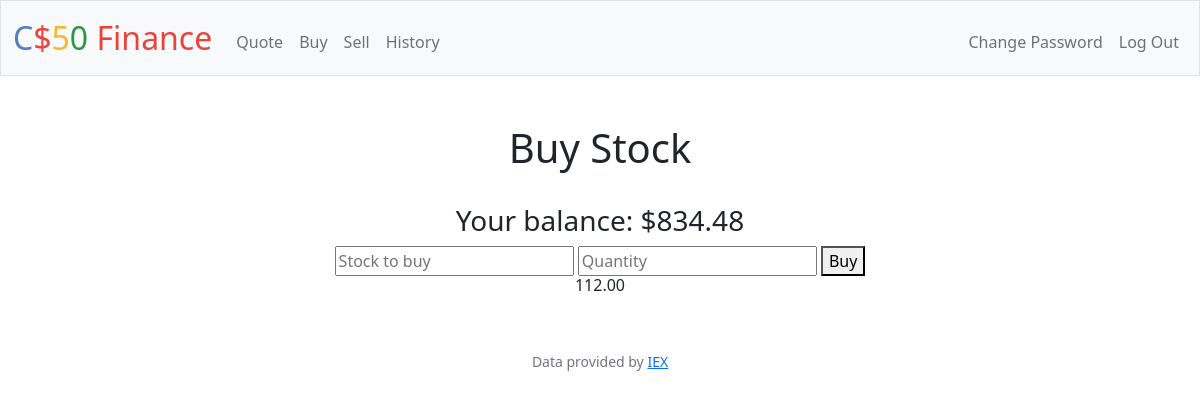
Page /buy (signed in) on the earlier database version.
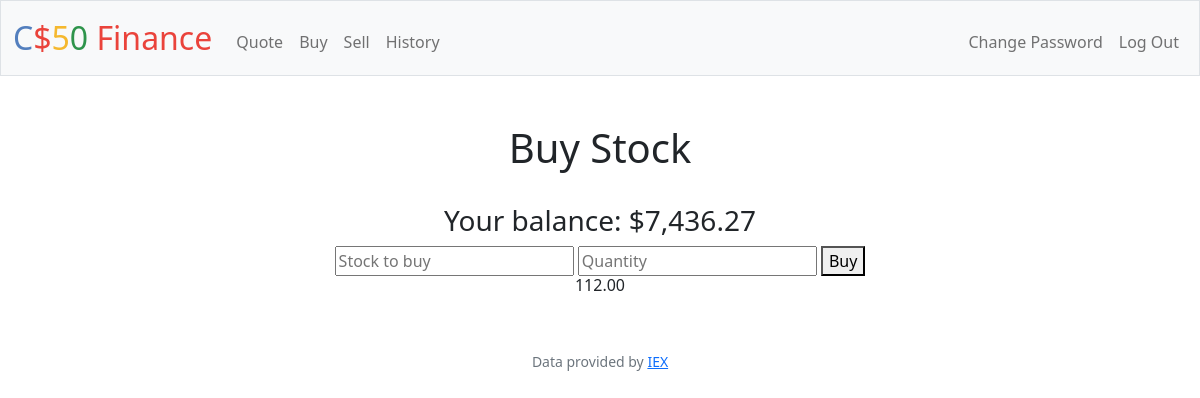
Same page on the later database version.
### tables this page shows
CREATE TABLE users (id INTEGER PRIMARY KEY AUTOINCREMENT NOT NULL, username TEXT NOT NULL, hash TEXT NOT NULL, cash NUMERIC NOT NULL DEFAULT 10000.00);

### app.py (the view)
@app.route("/buy", methods=["GET", "POST"])
@login_required
def buy():
    balance = db.execute(
        "SELECT cash FROM users WHERE id = ?", session["user_id"])
    """Buy shares of stock"""
    if request.method == "POST":
        stock = lookup(request.form.get("symbol"))
        if stock:
            price = float(stock["price"])
            quantity = request.form.get("shares")
            if not quantity.isdigit():
                return apology("Buy not")
            cost = price * float(quantity)
            if not cost < float(balance[0]["cash"]):
                return apology("Not enough funds")
            new_balance = float(balance[0]["cash"]) - cost
            stock_check = db.execute(
                "SELECT stock FROM stocks WHERE stock = ? AND person_id =?", stock["symbol"].upper(), session["user_id"])
            db.execute("UPDATE users SET cash = ? where id = ?",
                       new_balance, session["user_id"])
            if not stock_check:
                db.execute("INSERT INTO stocks (stock, person_id, quantity) VALUES(?, ?, ?)",
                           stock["symbol"].upper(), session["user_id"], int(quantity))
                return render_template("buy.html", cash=new_balance)
            current = db.execute("SELECT quantity FROM stocks WHERE stock = ? AND person_id =?",
                                 stock["symbol"].upper(), session["user_id"])
            db.execute("UPDATE stocks set quantity = ? WHERE person_id = ? AND stock = ?", int(
                quantity) + current[0]["quantity"], session["user_id"], stock["symbol"].upper())
            db.execute(
                "INSERT INTO history (date, buysell, person_id, stock, quantity, price) VALUES(DATETIME(), ?, ?, ?, ?, ?)",
                "BUY", session["user_id"], stock["symbol"].upper(), int(quantity), price
            )
            flash(f"Sale {usd(cost)} Remaining: {usd(new_balance)}")
            return redirect("/")
        else:
            return apology("Stock does not exist")
    else:
        return render_template("buy.html", cash=balance[0]["cash"])

### app.py (called while the page is built)
@app.after_request
def after_request(response):
    response.headers["Cache-Control"] = "no-cache, no-store, must-revalidate"
    response.headers["Expires"] = 0
    response.headers["Pragma"] = "no-cache"
    return response

### helpers.py (called while the page is built)
def login_required(f):
    @wraps(f)
    def decorated_function(*args, **kwargs):
        if session.get("user_id") is None:
            return redirect("/login")
        return f(*args, **kwargs)
    return decorated_function

def usd(value):
    return f"${value:,.2f}"

### templates/buy.html
{% extends "layout.html"%}
{% block main %}
    <h1> Buy Stock </h1>
    <br>
    <form action="/buy" method="post">
        <h3>Your balance: {{ cash | usd }}</h3>
        <input type="text" name="symbol" placeholder="Stock to buy" autofocus autocomplete="off">
        <input type="number" min=0 step=1 name="shares" placeholder="Quantity" autocomplete="off">
        <button type="submit">Buy</button>
    </form>
    <h6>112.00</h6>
{% endblock %}

Differences in the rows shown:
changed users: cash "$834.48" → "$7,436.27"
